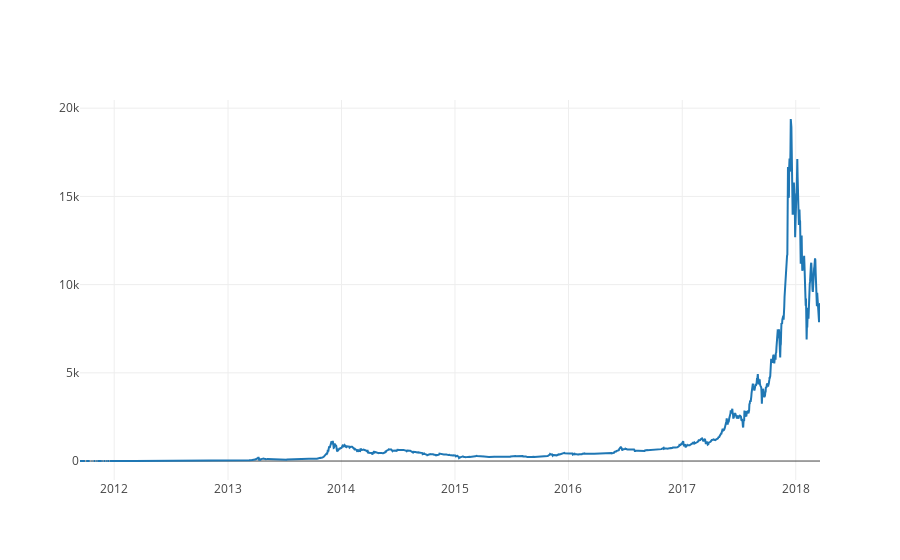

Write notebook code for a chart like this one.
### Markdown cell above
![Visualization.png](Image/Visualization_new.png)

### Code cell
# Calculate the average BTC closing price as a new column
btc_usd_datasets_close['avg_btc_close_price_usd'] = btc_usd_datasets_close.mean(axis=1)
btc_usd_datasets_open['avg_btc_open_price_usd'] = btc_usd_datasets_open.mean(axis=1)
btc_usd_datasets_high['avg_btc_high_price_usd'] = btc_usd_datasets_high.mean(axis=1)
btc_usd_datasets_low['avg_btc_low_price_usd'] = btc_usd_datasets_low.mean(axis=1)

# Plot the average BTC closing price
btc_trace = go.Scatter(x=btc_usd_datasets_close.index, y=btc_usd_datasets_close['avg_btc_close_price_usd'])
py.iplot([btc_trace])

### Figure 1 — Plotly figure (JSON) as saved in the notebook; plotly's stock layout.template omitted (floating-point values rounded to 4 significant figures; data arrays with more than 128 entries replaced by an {"elided": "..."} marker saying what was removed)
{"data": [{"type": "scatter", "x": {"elided": "2381 str values"}, "y": {"elided": "2381 float values"}}], "layout": {}}
